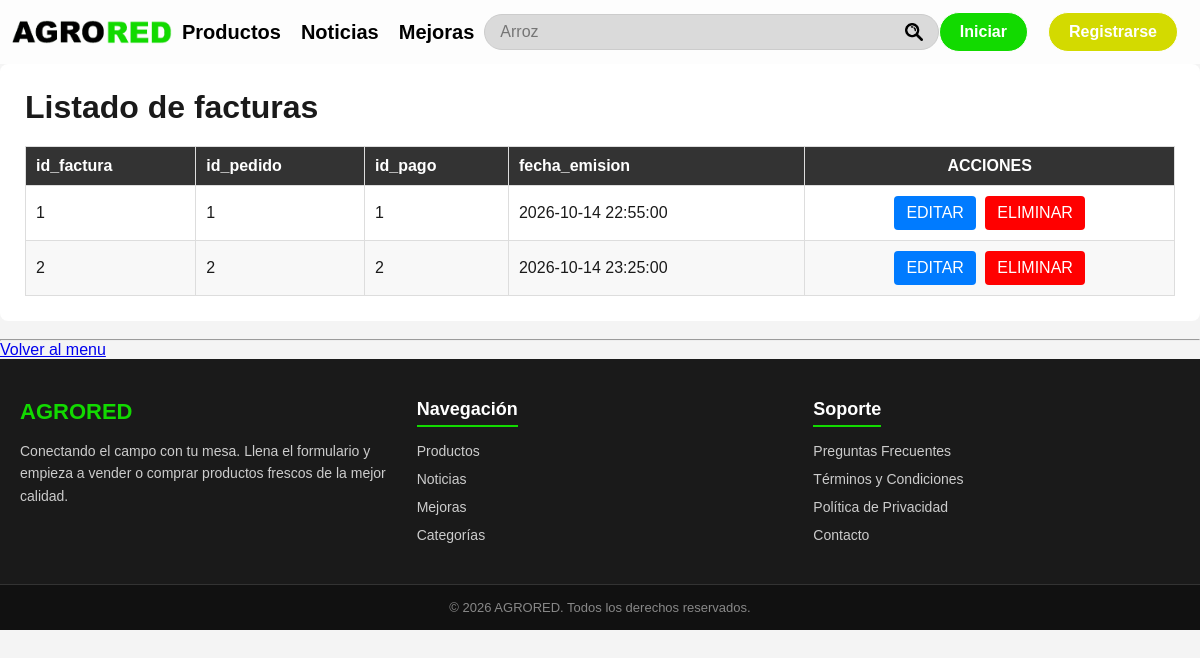
Page /Agrored_web_nuevo3/static/php/listado_facturas.php on the earlier database version.
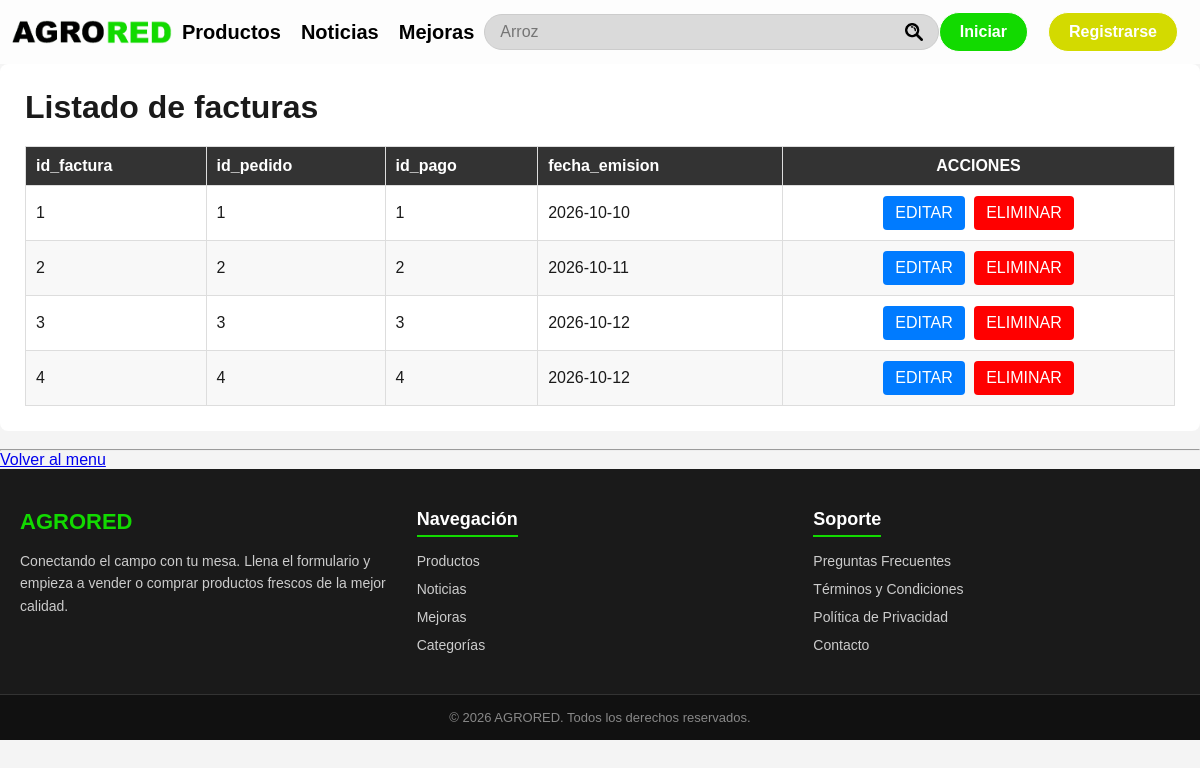
Same page on the later database version.
### tables this page shows
CREATE TABLE `factura` (
  `id_factura` int(11) NOT NULL,
  `id_pedido` int(11) DEFAULT NULL,
  `id_pago` int(11) DEFAULT NULL,
  `fecha_emision` varchar(20) DEFAULT NULL
);

### Agrored_web_nuevo3/static/php/listado_facturas.php (the view, shortened to what this page needs)
<?php
require_once "conexion_inicial.php";
$sql = "SELECT id_factura, id_pedido, id_pago, fecha_emision
        FROM factura
        ORDER BY id_factura ASC";
$stmt = $pdo->query($sql);
$facturas = $stmt->fetchAll(PDO::FETCH_ASSOC);
?>
<!DOCTYPE html>
<html lang="es">
<head>
    <link rel="stylesheet" href="../css/style.css">
</head>
<body>
    <nav>
        <div class="Navbar">
            <a href="../../templates/index.html" class="logo-link">
                <img src="../img/Logo_letras.png" alt="" width="30%" class="imagen_logo">
            </a>
            <a href="../../templates/productos.html">Productos</a>
            <a href="../../templates/noticias.html">Noticias</a>
            <a href="../../templates/mejoras.html">Mejoras</a>
            <input type="search" placeholder="Arroz">
            <div class="botones">
                <a href="../../templates/iniciar_sesion.html"><input type="button" value="Iniciar" class="Iniciar"></a>
                <a href="../../templates/registrarse.html"><input type="button" value="Registrarse" class="Registrarse"></a>
            </div>
        </div>
    </nav>
<div class="contenedor">
    <h1>Listado de facturas</h1>
    <div class="tabla-scroll">
        <table>
            <thead>
                <tr>
                    <th>id_factura</th>
                    <th>id_pedido</th>
                    <th>id_pago</th>
                    <th>fecha_emision</th>
                    <th class="acciones">ACCIONES</th>
                </tr>
            </thead>
            <tbody>
            <?php if (count($facturas) > 0): ?>
                <?php foreach ($facturas as $factura): ?>
                    <tr>
                        <td>
                            <?= htmlspecialchars($factura['id_factura']) ?>
                        </td>
                        <td>
                            <?= htmlspecialchars($factura['id_pedido'] ?? '') ?>
                        </td>
                        <td>
                            <?= htmlspecialchars($factura['id_pago'] ?? '') ?>
                        </td>
                        <td>
                            <?= htmlspecialchars($factura['fecha_emision'] ?? '') ?>
                        </td>
                        <td class="acciones">
                            <a
                                class="btn-editar"
                                href="editar_factura.php?id_factura=<?= (int)$factura['id_factura'] ?>"
                            >
                                EDITAR
                            </a>
                            <a
                                class="btn-eliminar"
                                href="eliminar_factura.php?id_factura=<?= (int)$factura['id_factura'] ?>"
                                onclick="return confirm('¿Está seguro de eliminar esta factura?');"
                            >
                                ELIMINAR
                            </a>
                        </td>
                    </tr>
                <?php endforeach; ?>
            <?php endif; ?>
            </tbody>
        </table>
    </div>
</div>
<br>
<hr>
<a href="../../templates/menu_admin.html">Volver al menu</a>
    <footer class="pie-pagina">
        <div class="contenedor-footer">
            <div class="columna-footer">
                <h3>AGRORED</h3>
                <p>Conectando el campo con tu mesa. Llena el formulario y empieza a vender o comprar productos frescos de la mejor calidad.</p>
            </div>
            <div class="columna-footer">
                <h4>Navegación</h4>
                <ul>
                    <li><a href="#">Productos</a></li>
                    <li><a href="#">Noticias</a></li>
                    <li><a href="#">Mejoras</a></li>
                    <li><a href="#">Categorías</a></li>
                </ul>
            </div>
            <div class="columna-footer">
                <h4>Soporte</h4>
                <ul>
                    <li><a href="#">Preguntas Frecuentes</a></li>
                    <li><a href="#">Términos y Condiciones</a></li>
                    <li><a href="#">Política de Privacidad</a></li>
                    <li><a href="#">Contacto</a></li>
                </ul>
            </div>
        </div>
        <div class="copyright-footer">
            <p>&copy; 2026 AGRORED. Todos los derechos reservados.</p>
        </div>
    </footer>
</body>
</html>

### Agrored_web_nuevo3/static/css/style.css (style rules this page uses)
:root { --verde-agro: #06bc67; --verde-suave: #e8f7ee; --amarillo-agro: #f9d71c; --negro: #1a1a1a; --blanco: #ffffff; --gris-texto: #555555; --fondo: #f4f7f6; --radio: 16px; }
* { box-sizing: border-box; margin: 0; padding: 0; }
body { font-family: "Arial Black", Arial, sans-serif; background-color: var(--fondo); color: var(--negro); }
.Navbar { background-color: rgb(253, 253, 253); display: flex; justify-content: space-around; align-items: center; margin: 0; padding: 1%; }
.Navbar a { margin: 0 10px; font-family: "Arial Black", Arial, sans-serif; text-decoration: none; font-size: 20px; font-weight: bold; color: rgb(0, 0, 0); }
.Navbar a:first-child { display: flex; align-items: center; margin: 0; }
.Navbar input[type="search"] { border-color: rgb(167, 167, 167); width: 500px; padding: 8px 15px; border-radius: 20px; border: 1px solid #ccc; outline-color: #ccc; font-size: 16px; background-color: #DADADA; background-image: url(../img/Lupa.png); background-position: right 15px center; background-repeat: no-repeat; background-size: 18px; padding-right: 40px; }
.Navbar input[type="button"] { padding: 10px 20px; font-size: 16px; outline: none; border: 1px solid; border-radius: 20px; font-weight: bold; cursor: pointer; }
.Navbar input[type="button"].Iniciar { background-color: #12DA00; color: white; font-weight: bold; }
.Navbar input[type="button"].Registrarse { background-color: #D3DA00; color: white; font-weight: bold; }
.Navbar .botones { display: flex; gap: 10px; }
.imagen_logo { width: 160px; height: auto; display: block; cursor: pointer; }
.logo-link { display: flex; align-items: center; line-height: 0; text-decoration: none; flex-shrink: 0; }
.pie-pagina { background-color: #1a1a1a; color: #ffffff; padding-top: 40px; font-family: Arial, sans-serif; }
.contenedor-footer { display: flex; justify-content: space-around; flex-wrap: wrap; max-width: 1200px; margin: 0 auto; padding: 0 20px 30px 20px; gap: 30px; }
.columna-footer { flex: 1; min-width: 220px; }
.columna-footer h3 { color: #12DA00; font-size: 22px; margin-bottom: 15px; }
.columna-footer h4 { font-size: 18px; margin-bottom: 15px; border-bottom: 2px solid #12DA00; display: inline-block; padding-bottom: 5px; }
.columna-footer p { color: #cccccc; line-height: 1.6; font-size: 14px; }
.columna-footer ul { list-style: none; padding: 0; margin: 0; }
.columna-footer ul li { margin-bottom: 10px; }
.columna-footer ul li a { color: #cccccc; text-decoration: none; font-size: 14px; transition: color 0.3s ease; }
.copyright-footer { background-color: #111111; text-align: center; padding: 15px 20px; border-top: 1px solid #333333; }
.copyright-footer p { margin: 0; color: #888888; font-size: 13px; }
body { margin: 0; padding: 0; box-sizing: border-box; font-family: "Arial Black", Arial, sans-serif; }

### Agrored_web_nuevo3/static/php/listado_facturas.php (style rules this page uses)
body { font-family: Arial, sans-serif; background: #f4f4f4; }
.contenedor { max-width: 1200px; margin: auto; background: white; padding: 25px; border-radius: 8px; }
h1 { margin-bottom: 20px; }
.tabla-scroll { overflow-x: auto; }
table { width: 100%; border-collapse: collapse; }
th, td { border: 1px solid #ddd; padding: 10px; text-align: left; white-space: nowrap; }
th { background: #333; color: white; }
tr:nth-child(even) { background: #f8f8f8; }
.acciones { min-width: 170px; text-align: center; }
.btn-editar { display: inline-block; background: #007bff; color: white; padding: 8px 12px; text-decoration: none; border-radius: 4px; margin-right: 5px; }
.btn-eliminar { display: inline-block; background: red; color: white; padding: 8px 12px; text-decoration: none; border-radius: 4px; cursor: pointer; }

Differences in the rows shown:
changed factura id 1: fecha_emision "2026-10-14 22:55:00" → "2026-10-10"
changed factura id 2: fecha_emision "2026-10-14 23:25:00" → "2026-10-11"
added factura: id_factura "3", id_pedido "3", id_pago "3", fecha_emision "2026-10-12"
added factura: id_factura "4", id_pedido "4", id_pago "4", fecha_emision "2026-10-12"
